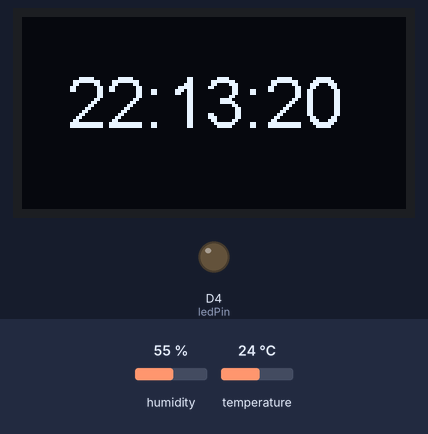
Recording of a sketch running on a simulated ESP8266 (NodeMCU). Shown: 128×64 one-colour display, output pins drawn as LEDs (lit = HIGH). The test bench sets the inputs (shaded band); at power-on: humidity 55 %, temperature 24 °C. WiFi joins after 1.5 s; servers stay silent unless stated; the local clock reads 2024-03-15 10:24:30 at power-on unless the sketch sets it; what the sketch prints to the serial monitor is not drawn.

Above: at 1.6 s.
At 12.8 s:
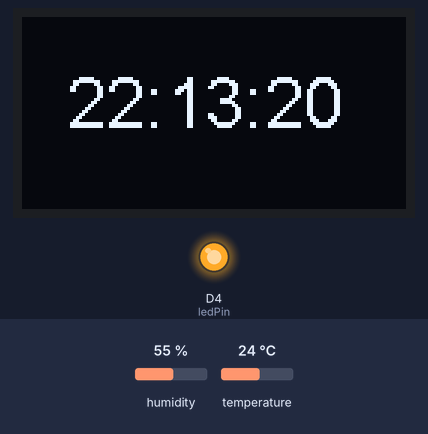
At 21.0 s:
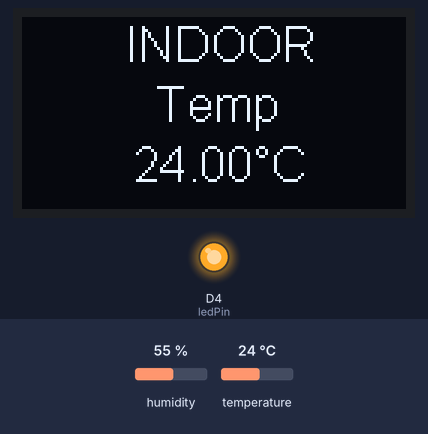
At 37.7 s:
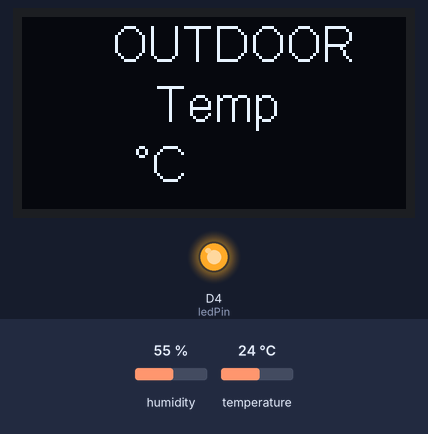
Timing chart, 0 to 39.2 s (numbered marks = the images above):
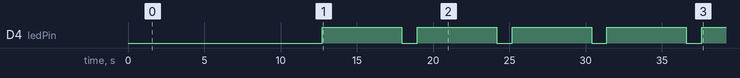

The sketch:

DS1302RTC.h.ino
```cpp
/*
 * DS1302RTC.h - library for DS1302 RTC
 * This library is intended to be uses with Arduino Time.h library functions
 */

#ifndef DS1302RTC_h
#define DS1302RTC_h

#include <Time.h>
#include <Arduino.h>


// Register names.
// Since the highest bit is always '1',
// the registers start at 0x80
// If the register is read, the lowest bit should be '1'.
#define DS1302_SECONDS           0x80
#define DS1302_MINUTES           0x82
#define DS1302_HOURS             0x84
#define DS1302_DATE              0x86
#define DS1302_MONTH             0x88
#define DS1302_DAY               0x8A
#define DS1302_YEAR              0x8C
#define DS1302_ENABLE            0x8E
#define DS1302_TRICKLE           0x90
#define DS1302_CLOCK_BURST       0xBE
#define DS1302_CLOCK_BURST_WRITE 0xBE
#define DS1302_CLOCK_BURST_READ  0xBF
#define DS1302_RAM_START         0xC0
#define DS1302_RAM_END           0xFC
#define DS1302_RAM_BURST         0xFE
#define DS1302_RAM_BURST_WRITE   0xFE
#define DS1302_RAM_BURST_READ    0xFF


// Defines for the bits, to be able to change
// between bit number and binary definition.
// By using the bit number, using the DS1302
// is like programming an AVR microcontroller.
// But instead of using "(1<<X)", or "_BV(X)",
// the Arduino "bit(X)" is used.
#define DS1302_D0 0
#define DS1302_D1 1
#define DS1302_D2 2
#define DS1302_D3 3
#define DS1302_D4 4
#define DS1302_D5 5
#define DS1302_D6 6
#define DS1302_D7 7


// Bit for reading (bit in address)
#define DS1302_READ     DS1302_D0 // READ=1, WRITE=0

// Bit for clock (0) or ram (1) area,
// called R/C-bit (bit in address)
#define DS1302_RC       DS1302_D6

// In Seconds Register
#define DS1302_CH       DS1302_D7 // 1 = Clock Halt, 0 = start

// In Hours Register
#define DS1302_AM_PM    DS1302_D5 // 0 = AM, 1 = PM
#define DS1302_12_24    DS1302_D7 // 0 = 24 hour, 1 = 12 hour

// Enable Write Protect Register
#define DS1302_WP       DS1302_D7 // 1 = Write Protect, 0 = enabled

// Trickle Register
#define DS1302_ROUT0    DS1302_D0 // Resistor 2kR (1 for 8kR)
#define DS1302_ROUT1    DS1302_D1 // Resistor 4kR (1 for 8kR)
#define DS1302_DS0      DS1302_D2 // 1 Diode
#define DS1302_DS1      DS1302_D3 // 2 Diodes
#define DS1302_TCS0     DS1302_D4 // Trickle-charge select (0 for enable)
#define DS1302_TCS1     DS1302_D5 // Trickle-charge select (1 for enable)
#define DS1302_TCS2     DS1302_D6 // Trickle-charge select (0 for enable)
#define DS1302_TCS3     DS1302_D7 // Trickle-charge select (1 for enable)

#define DS1302_TCR_INI  B01011100 // Initial power-on state (disabled)
#define DS1302_TCR_2D8K B10101011 // 2 Diodes, 8kΩ
#define DS1302_TCR_2D4K B10101010 // 2 Diodes, 4kΩ
#define DS1302_TCR_2D2K B10101001 // 2 Diodes, 2kΩ
#define DS1302_TCR_1D8K B10100111 // 1 Diodes, 8kΩ
#define DS1302_TCR_1D4K B10100110 // 1 Diodes, 4kΩ
#define DS1302_TCR_1D2K B10100101 // 1 Diodes, 2kΩ


// library interface description
class DS1302RTC
{
  // user-accessible "public" interface
  public:
    DS1302RTC(uint8_t CE_pin, uint8_t IO_pin, uint8_t SCLK_pin);
    static  time_t  get();
    static  uint8_t set(time_t t);
    static  uint8_t read(tmElements_t &tm);
    static  uint8_t write(tmElements_t &tm);

            uint8_t haltRTC();
            void    haltRTC( uint8_t value);

    static  uint8_t writeEN();
    static  void    writeEN( uint8_t value);

    static  uint8_t readRTC( uint8_t address);
    static  void    readRTC( uint8_t *p);
            void    readRAM( uint8_t *p);

    static  void    writeRTC(uint8_t address, uint8_t value);
    static  void    writeRTC(uint8_t *p);
            void    writeRAM(uint8_t *p);


  private:
    static  uint8_t DS1302_CE_PIN;
    static  uint8_t DS1302_IO_PIN;
    static  uint8_t DS1302_SCLK_PIN;

    static  void    togglestart(void);
    static  void    togglestop(void);
    static  uint8_t toggleread(void);
    static  void    togglewrite(uint8_t value);

    static  uint8_t dec2bcd(uint8_t num);
    static  uint8_t bcd2dec(uint8_t num);
};

#endif

// vim: nowrap expandtab ts=2 sw=2
```

InDoor.ino
```cpp
#include <DHT.h>

#include <ThreeWire.h>
#include <RtcDS1302.h>
#include <SPI.h>
#include <ESP8266WiFi.h>
#include "images.h"
byte ledPin = 2;
char ssid[] = "@Ahmad_tar";           // SSID of your home WiFi
char pass[] = "m7md2007";               // password of your home WiFi

IPAddress server(192, 168, 10, 120);  // fix IP of the server
WiFiClient client;


ThreeWire myWire(D6, D5, D7); // IO, SCLK, CE
RtcDS1302<ThreeWire> Rtc(myWire);

#define countof(a) (sizeof(a) / sizeof(a[0]))

const char data[] = "what time is it";

/* Hello World OLED Test */

#include <Wire.h>  // Only needed for Arduino 1.6.5 and earlier
#include "SSD1306.h" // alias for `#include "SSD1306Wire.h"`
SSD1306  display(0x3c, 5, 4); // Initialize the OLED display using Wire library

/* DHT22 */
#define DHTPIN D3
#define DHTTYPE DHT22
DHT dht(DHTPIN, DHTTYPE);
float localHum = 0;
float localTemp = 0;


int draw_state = 0;
int counter = 1;

String request1, request2;

void setup()
{
  Serial.begin(115200);


  WiFi.begin(ssid, pass);             // connects to the WiFi router
  while (WiFi.status() != WL_CONNECTED) {
    Serial.print(".");
    delay(500);
  }
  /*  Serial.println("Connected to wifi");
    Serial.print("Status: "); Serial.println(WiFi.status());    // Network parameters
    Serial.print("IP: ");     Serial.println(WiFi.localIP());
    Serial.print("Subnet: "); Serial.println(WiFi.subnetMask());
    Serial.print("Gateway: "); Serial.println(WiFi.gatewayIP());
    Serial.print("SSID: "); Serial.println(WiFi.SSID());
    Serial.print("Signal: "); Serial.println(WiFi.RSSI());*/
  pinMode(ledPin, OUTPUT);

  display.init(); // Initialising the UI will init the display too.

  display.flipScreenVertically();
  pinMode(DHTPIN, INPUT);
  dht.begin();
  Rtc.Begin();

  RtcDateTime compiled = RtcDateTime(__DATE__, __TIME__);
  printDateTime(compiled);
  Serial.println();

  if (Rtc.GetIsWriteProtected())
  {
    Serial.println("RTC was write protected, enabling writing now");
    Rtc.SetIsWriteProtected(false);
  }

  if (!Rtc.GetIsRunning())
  {
    Serial.println("RTC was not actively running, starting now");
    Rtc.SetIsRunning(true);
  }

  RtcDateTime now = Rtc.GetDateTime();
  if (now < compiled)
  {
    Serial.println("RTC is older than compile time!  (Updating DateTime)");
    Rtc.SetDateTime(compiled);
  }


  /* comment out on a second run to see that the info is stored long term */
  // Store something in memory on the RTC
  uint8_t count = sizeof(data);
  uint8_t written = Rtc.SetMemory((const uint8_t*)data, count); // this includes a null terminator for the string
  if (written != count)
  {
    Serial.print("something didn't match, count = ");
    Serial.print(count, DEC);
    Serial.print(", written = ");
    Serial.print(written, DEC);
    Serial.println();
  }


}

void loop()
{


    RtcDateTime now = Rtc.GetDateTime();


    Serial.println("\n");

    delay(5000);

    uint8_t buff[20];
    const uint8_t count = sizeof(buff);
    // get our data
    uint8_t gotten = Rtc.GetMemory(buff, count);

    if (gotten != count)
    {
      Serial.print("something didn't match, count = ");
      Serial.print(count, DEC);
      Serial.print(", gotten = ");
      Serial.print(gotten, DEC);
      Serial.println();
    }

    Serial.print("data read (");
    Serial.print(gotten);
    Serial.print(") = \"");
    // print the string, but terminate if we get a null
    for (uint8_t ch = 0; ch < gotten && buff[ch]; ch++)
    {
      Serial.print((char)buff[ch]);
    }
    Serial.println("\"");

    delay(5000);


  for (;;) {
    drawProgressBarDemo();
    client.connect(server, 80);   // Connection to the server
  digitalWrite(ledPin, LOW);    // to show the communication only (inverted logic)
  Serial.println(".");
  client.println("Hello server! Are you sleeping?\r");  // sends the message to the server
String answer = client.readStringUntil('\r');   // receives the answer from the sever
  Serial.println("from server: " + answer);
  client.flush();
  digitalWrite(ledPin, HIGH);
  delay(2000);

  request1 = answer.substring(0, 5);
  request2 = answer.substring(6, 11);
  Serial.println(request1);
  Serial.println(request2);

    switch (draw_state ) {
display.clear();
display.display();
      case 0: printDateTime(now); delay (3000); break;

      case 1: drawInTemperature(); delay (3000); break;
      case 2: drawInHumidity(); delay (3000); break;
      case 3: drawOutTemperature(request1); delay (3000); break;
      case 4: drawOutHumidity(request2); delay (3000); break;
    }

    draw_state++;
    if (draw_state > 4) {
      draw_state = 0;
    }
  }


}


void drawProgressBarDemo() {
  int progress = (counter / 5) % 100;
  // draw the progress bar
  display.drawProgressBar(0, 32, 120, 10, progress);

  // draw the percentage as String
  display.setTextAlignment(TEXT_ALIGN_CENTER);
  display.drawString(64, 15, String(progress) + "%");
}

/***************************************************
  Get indoor Temp/Hum data
****************************************************/
void getDHT()
{
  float tempIni = localTemp;
  float humIni = localHum;
  localTemp = dht.readTemperature();
  localHum = dht.readHumidity();
  if (isnan(localHum) || isnan(localTemp))   // Check if any reads failed and exit early (to try again).
  {
    Serial.println("Failed to read from DHT sensor!");
    localTemp = tempIni;
    localHum = humIni;
    return;
  }
}

/***************************************************
  Draw Indoor Page
****************************************************/
void drawInTemperature()
{
  int x = 0;
  int y = 0;

  getDHT();
  display.clear();


  display.setFont(ArialMT_Plain_16);
  display.setTextAlignment(TEXT_ALIGN_LEFT);
  display.drawString(35 + x, y, "INDOOR");


  display.setFont(ArialMT_Plain_16);
  display.setTextAlignment(TEXT_ALIGN_LEFT);
  display.drawString(45 + x, 20 + y, "Temp");

  display.setFont(ArialMT_Plain_16);
  String temp = String(localTemp) + "°C";
  display.drawString(37 + x, 40 + y, temp);
  int tempWidth = display.getStringWidth(temp);

  display.display();
  Serial.println("in: " + temp);
}


void drawOutTemperature(String t)
{
  int x = 0;
  int y = 0;


  display.clear();


  display.setFont(ArialMT_Plain_16);
  display.setTextAlignment(TEXT_ALIGN_LEFT);
  display.drawString(30 + x, y, "OUTDOOR");


  display.setFont(ArialMT_Plain_16);
  display.setTextAlignment(TEXT_ALIGN_LEFT);
  display.drawString(45 + x, 20 + y, "Temp");

  display.setFont(ArialMT_Plain_16);
  String temp2 = t + "°C";
  display.drawString(37 + x, 40 + y, temp2);
  int tempWidth = display.getStringWidth(temp2);

  display.display();

}


void drawInHumidity()
{
  int x = 0;
  int y = 0;
  getDHT();
  display.clear();

  display.setFont(ArialMT_Plain_16);
  display.setTextAlignment(TEXT_ALIGN_LEFT);
  display.drawString(35 + x, y, "INDOOR");

  display.setFont(ArialMT_Plain_16);
  display.setTextAlignment(TEXT_ALIGN_LEFT);
  display.drawString(45 + x, 20 + y, "Hum");


  display.setFont(ArialMT_Plain_16);
  String hum = String(localHum) + "%";
  display.drawString(37 + x, 40 + y, hum);
  int humWidth = display.getStringWidth(hum);

  display.display();
}

void drawOutHumidity(String h)
{
  int x = 0;
  int y = 0;
  getDHT();
  display.clear();

  display.setFont(ArialMT_Plain_16);
  display.setTextAlignment(TEXT_ALIGN_LEFT);
  display.drawString(30 + x, y, "OUTDOOR");

  display.setFont(ArialMT_Plain_16);
  display.setTextAlignment(TEXT_ALIGN_LEFT);
  display.drawString(45 + x, 20 + y, "Hum");


  display.setFont(ArialMT_Plain_16);
  String hum2 = h + "%";
  display.drawString(37 + x, 40 + y, hum2);
  int humWidth = display.getStringWidth(hum2);

  display.display();
}


void printDateTime(const RtcDateTime& dt)
{
  display.clear();
  char datestring[20];

  snprintf_P(datestring,
             countof(datestring),
             PSTR("%02u/%02u/%04u\n%02u:%02u:%02u"),
             dt.Month(),
             dt.Day(),
             dt.Year(),
             dt.Hour(),
             dt.Minute(),
             dt.Second() );
  Serial.print(datestring);
  display.setTextAlignment(TEXT_ALIGN_LEFT);

  display.setFont(ArialMT_Plain_24);
  String tim = (String)datestring;

  display.drawString(15, 15, tim.substring(11));
  display.display();
}
```

dht.h.ino
```cpp
    //
//    FILE: dht.h
//  AUTHOR: Rob Tillaart
// VERSION: 0.1.29
// PURPOSE: DHT Temperature & Humidity Sensor library for Arduino
//     URL: http://arduino.cc/playground/Main/DHTLib
//
// HISTORY:
// see dht.cpp file
//

#ifndef dht_h
#define dht_h

#if ARDUINO < 100
#include <WProgram.h>
#include <pins_arduino.h>  // fix for broken pre 1.0 version - TODO TEST
#else
#include <Arduino.h>
#endif

#define DHT_LIB_VERSION "0.1.29"

#define DHTLIB_OK                   0
#define DHTLIB_ERROR_CHECKSUM       -1
#define DHTLIB_ERROR_TIMEOUT        -2
#define DHTLIB_ERROR_CONNECT        -3
#define DHTLIB_ERROR_ACK_L          -4
#define DHTLIB_ERROR_ACK_H          -5

#define DHTLIB_DHT11_WAKEUP         18
#define DHTLIB_DHT_WAKEUP           1

#define DHTLIB_DHT11_LEADING_ZEROS  1
#define DHTLIB_DHT_LEADING_ZEROS    6

// max timeout is 100 usec.
// For a 16 Mhz proc 100 usec is 1600 clock cycles
// loops using DHTLIB_TIMEOUT use at least 4 clock cycli
// so 100 us takes max 400 loops
// so by dividing F_CPU by 40000 we "fail" as fast as possible
#ifndef F_CPU
#define DHTLIB_TIMEOUT 1000  // ahould be approx. clock/40000
#else
#define DHTLIB_TIMEOUT (F_CPU/40000)
#endif

class dht
{
public:
    dht() { _disableIRQ = false; };
    // return values:
    // DHTLIB_OK
    // DHTLIB_ERROR_CHECKSUM
    // DHTLIB_ERROR_TIMEOUT
    // DHTLIB_ERROR_CONNECT
    // DHTLIB_ERROR_ACK_L
    // DHTLIB_ERROR_ACK_H
    int8_t read11(uint8_t pin);
    int8_t read(uint8_t pin);
    int8_t read12(uint8_t pin);

    inline int8_t read21(uint8_t pin)   { return read(pin); };
    inline int8_t read22(uint8_t pin)   { return read(pin); };
    inline int8_t read33(uint8_t pin)   { return read(pin); };
    inline int8_t read44(uint8_t pin)   { return read(pin); };
    inline int8_t read2301(uint8_t pin) { return read(pin); };
    inline int8_t read2302(uint8_t pin) { return read(pin); };
    inline int8_t read2303(uint8_t pin) { return read(pin); };
    inline int8_t read2320(uint8_t pin) { return read(pin); };
    inline int8_t read2322(uint8_t pin) { return read(pin); };

    bool getDisableIRQ()                { return _disableIRQ; };
    void setDisableIRQ(bool b )         { _disableIRQ = b; };

    float humidity;
    float temperature;

private:
    uint8_t bits[5];  // buffer to receive data
    int8_t _readSensor(uint8_t pin, uint8_t wakeupDelay, uint8_t leadingZeroBits);
    bool   _disableIRQ;
};
#endif
//
// END OF FILE
//
```

Source omitted: images.h (data table, 1879 bytes)

Measured:
- by itself, D4 (ledPin): LOW → HIGH at 12.7 s, → LOW 5.2 s later, → HIGH 1.0 s later, → LOW 5.2 s later, … (9 changes in this stretch)
- what the display in image 0 shows lasts 13.2 s, from 1.5 s to 14.7 s
- what the display in image 2 shows lasts 6.2 s, from 21.0 s to 27.2 s
